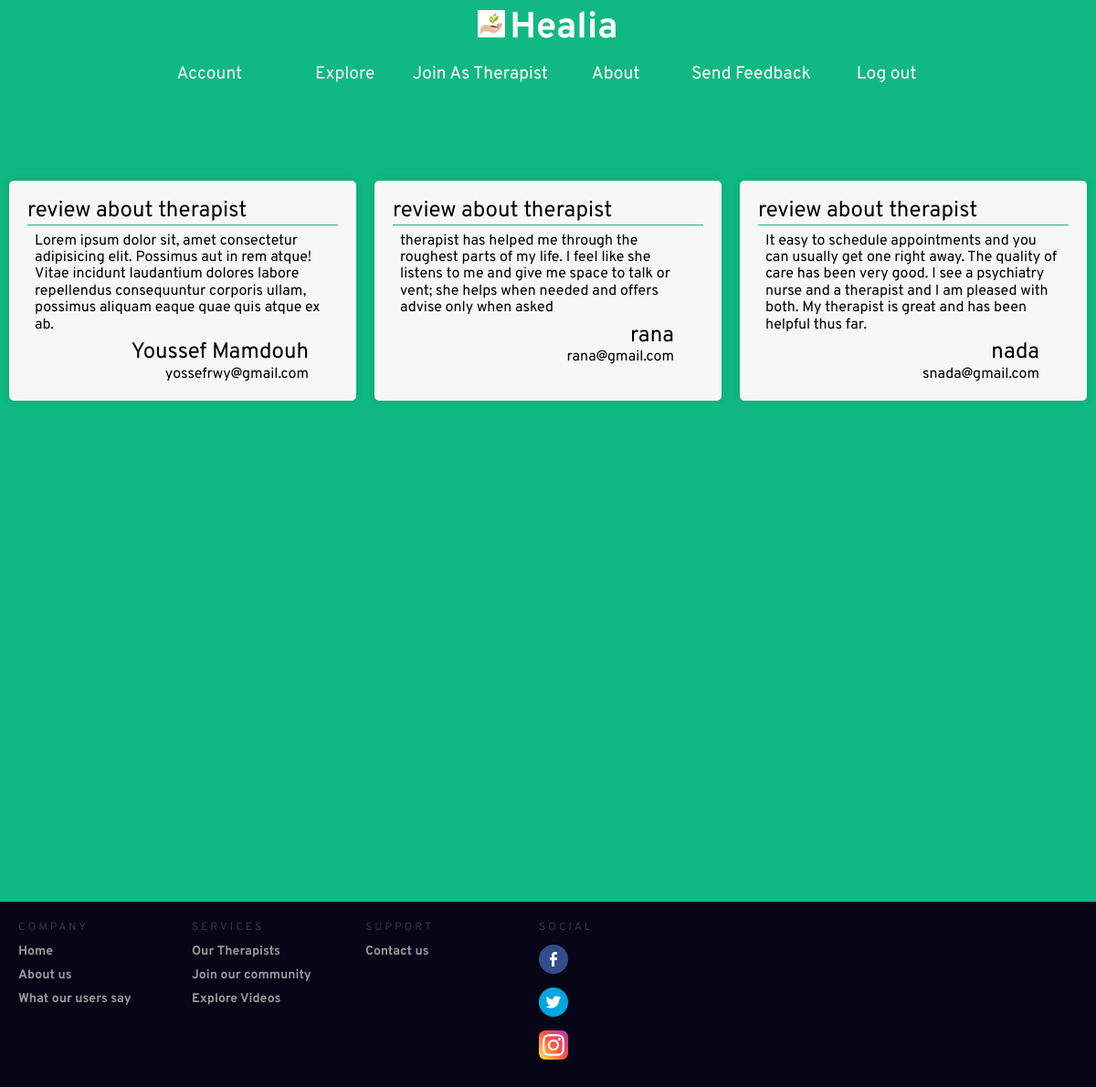
The app's page /viewfb.php with its own data.
### tables this page shows
CREATE TABLE `feedback` (
  `Feedback_ID` int(11) NOT NULL,
  `name` varchar(15) NOT NULL,
  `email` varchar(30) NOT NULL,
  `subject` varchar(30) NOT NULL,
  `message` varchar(300) NOT NULL,
  `Response` varchar(300) DEFAULT NULL,
  `P_ID` int(11) DEFAULT NULL,
  `Admin_Id` int(11) DEFAULT NULL
);

### viewfb.php (the view, shortened to what this page needs)
<!DOCTYPE html>
<html>
<head>
	<link rel="stylesheet" href="style.css">
	<link rel="stylesheet" type="text/css" href="viewfb.css">
	<link rel="stylesheet" type="text/css" href="./Header-Footer/headerfooter.css">
</head>
<body>
	<?php include ('header.php')?>
	<div class="container">
		<div class="cards-container">
			<div class="card">
				<div class="subject">review about therapist</div>
				<div class="message">Lorem ipsum dolor sit, amet consectetur adipisicing elit. Possimus aut in rem atque! Vitae incidunt laudantium dolores labore repellendus consequuntur corporis ullam, possimus aliquam eaque quae quis atque ex ab.</div>
				<div class="name">Youssef Mamdouh</div>
				<div class="email">yossefrwy@gmail.com</div>
			</div>
			<?php
			include('connection.php');
			$sql = "SELECT * FROM feedback";
			$result = mysqli_query($con, $sql);
			while ($row = mysqli_fetch_assoc($result)) {
				echo "<div class='card'>";
				echo "<div class='subject'>" . $row['subject'] . "</div>";
				echo "<div class='message'> " . $row['message'] . "</div>";
				echo "<div class='name'> " . $row['name'] . "</div>";
				echo "<div class='email'>" . $row['email'] . "</div>";
				echo "</div>";
			}
			?>
		</div>
	</div>
	<?php include './Header-Footer/footer.php'?>
</body>
</html>
    <?php include ('./Header-Footer/footer.php')?>

### style.css (style rules this page uses)
:root { --main-color:#10b981; --other-main-color: rgb(46, 202, 150); ; --font-color:white ; --secondary-color: #f3f4f6; --beige-color:#fff8db; --blue-color:#116A7B; --green-color:#B3C890; --dark-gray:rgb(200, 200, 200); --light-gray:rgb(230, 230, 230); }
*,ul,ol,li,a { font-family: 'Overpass', 'Trebuchet MS', 'Lucida Sans Unicode', 'Lucida Grande', 'Lucida Sans', Arial, sans-serif; margin: 0; padding: 0; text-decoration: none; list-style: none; box-sizing: border-box; line-height: 1.15; }

### viewfb.css (style rules this page uses)
body { background-color: var(--main-color); }
.container { margin-top: 5rem; height: 100vh; }
.cards-container { display: grid; grid-template-columns: repeat(auto-fill, minmax(400px,1fr)); }
.card { background-color: #f7f7f7; padding: 20px; margin: 10px; word-wrap: break-word; border-radius: 5px; box-shadow: 0 0 10px rgba(0,0,0,0.1); }
.subject { font-size: 24px; border-bottom: 1px solid var(--main-color); }
.message { padding: 0.5rem; }
.name { font-size: 24px; }
.email , .name { text-align: end; padding-right: 2rem; }

### records on screen
feedback: subject "review about therapist", message "therapist has helped me through the roughest parts of my life. I feel like she listens to me and give me space to talk or vent; she helps when needed and offers advise only when asked", name "rana", email "rana@gmail.com"
feedback: subject "review about therapist", message "It easy to schedule appointments and you can usually get one right away. The quality of care has been very good. I see a psychiatry nurse and a therapist and I am pleased with both. My therapist is great and has been helpful thus far.", name "nada", email "snada@gmail.com"
